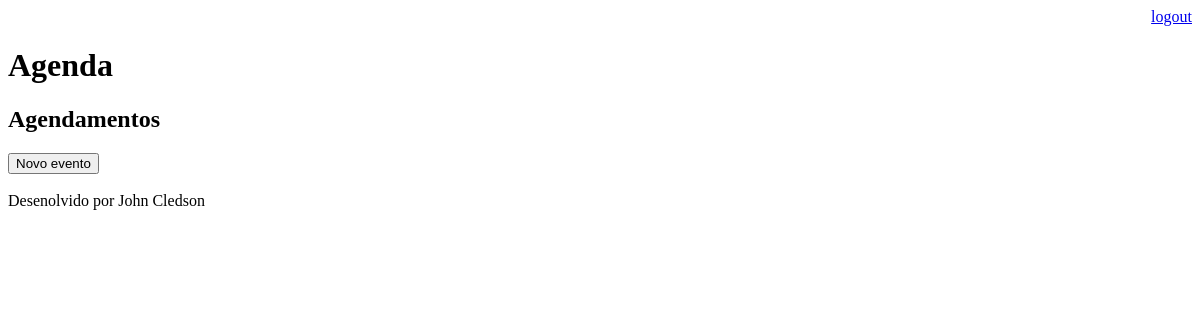
/agenda/ (signed in), run on an earlier commit of the app's database.
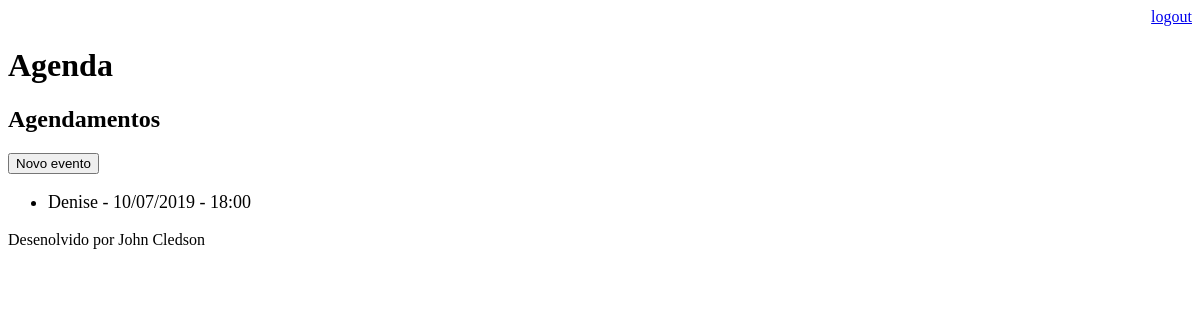
And on a later commit of the database.
### core/models.py (models this page shows, shortened)
class Evento(models.Model):
    titulo = models.CharField(max_length=100)
    decricao = models.TextField(blank=True, null=True)
    data_evento = models.DateTimeField(verbose_name='Data do evento')
    data_criacao = models.DateTimeField(auto_now=True, verbose_name='Dara de criação')
    usuario = models.ForeignKey(User, on_delete=models.CASCADE)
    class Meta:
        db_table = 'evento'
    def get_data_evento(self):
        return self.data_evento.strftime('%d/%m/%Y - %H:%M')

### core/views.py (the view)
# urls.py: path('agenda/', views.lista_eventos),
@login_required(login_url='/login/')
def lista_eventos(request):
    usuario = request.user
    evento = Evento.objects.filter(usuario=usuario)
    dados = {'eventos':evento}
    return render(request, 'agenda.html', dados)

### templates/agenda.html
{% extends "model-page.html" %}
{% block content %}
    <h2>Agendamentos</h2>
    <a href="evento/">
        <button type="button">Novo evento</button>
    </a>
    <ul style="font-size: 18px">
        {% for evento in eventos %}
            <li>{{evento.titulo}} - {{evento.get_data_evento}}</li>
        {% endfor %}
    </ul>
{% endblock %}

What changed in the data, as far as the page shows it:
added Evento: titulo "Denise", get_data_evento "10/07/2019 - 18:00"
